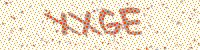
#> input picture png/1.png, 200 x 50 px
$ python -i utils.py   (imports and definitions only)
#> lines starting #> are read from the running program, lines starting #| are printed output that depends on the picture; after the words box and inside, x2 and y2 are one past the last pixel; in counts of white or black regions, pixels touching at a corner belong together
#> further down, picture is the input picture: shape (50, 200, 3); mean B, G, R 204.6, 225.6, 238.2
import cv2
import numpy as np

#openCV 에서는 BGR 순으로 채널 지정
BLUE = 0
GREEN = 1
RED = 2
# 특정한 색상의 모든 단어가 포함된 이미지를 추출합니다.
def get_chars(image, color):
    other_1 = (color + 1) % 3
    other_2 = (color + 2) % 3

    c = image[:, :, other_1] == 255
    image[c] = [0, 0, 0]
    c = image[:, :, other_2] == 255
    image[c] = [0, 0, 0]
    c = image[:, :, color] < 170
    image[c] = [0, 0, 0]
    c = image[:, :, color] != 0
    image[c] = [255, 255, 255]
    return image


def leave_red(image, color):
    other_1 = (color + 1) % 3 #BLUE
    other_2 = (color + 2) % 3 #GREEN

    c = image[:, :, other_1] > 175 #BLUE
    image[c] = [0, 0, 0] #black
    c = image[:, :, other_2] > 175 #GREEN
    image[c] = [0, 0, 0]
    #c = image[:, :, color] < 170
    #image[c] = [0, 0, 0]
    c = image[:, :, color] != 0
    image[c] = [255, 255, 255] #white
    return image

def leave_blue(image, color):
    other_1 = (color + 1) % 3 #GREEN
    other_2 = (color + 2) % 3 #RED

    c = image[:, :, other_1] > 180 #GREEN
    image[c] = [0, 0, 0] #black
    c = image[:, :, other_2] > 185 #RED
    image[c] = [0, 0, 0]
    c = image[:, :, color] > 200
    image[c] = [0, 0, 0]
    c = image[:, :, color] != 0
    image[c] = [255, 255, 255] #white
    return image


# 전체 이미지에서 왼쪽부터 단어별로 이미지를 추출합니다.
def extract_chars(image):
    chars = []
    #colors = [BLUE, GREEN, RED]
    colors = [RED]
    for color in colors:
        image_from_one_color = leave_red(image.copy(), color)
        image_gray = cv2.cvtColor(image_from_one_color, cv2.COLOR_BGR2GRAY)
        ret, thresh = cv2.threshold(image_gray, 127, 255, 0) #cv2.THRESH_BINARY

        # RETR_EXTERNAL 옵션으로 숫자의 외각을 기준으로 분리
        contours, _ = cv2.findContours(thresh, cv2.RETR_EXTERNAL, cv2.CHAIN_APPROX_SIMPLE)
#> this loop made 1 pass
#> pass 1, in leave_red, `c = image[:, :, other_1] > 175`:
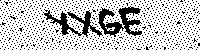
#> c: shape (50, 200) bool; 76.4% white; 972 black regions (970 under 20 px), largest, box (x1, y1, x2, y2) and area: (98, 6, 142, 37) 651, (43, 9, 103, 38) 526
#> pass 1, in leave_red, `c = image[:, :, other_2] > 175`:
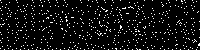
#> c: shape (50, 200) bool; 6.3% white in thin lines or dots
#> pass 1, in leave_red, `c = image[:, :, color] != 0`:
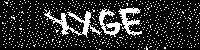
#> c: shape (50, 200) bool; 17.3% white; 649 white regions (646 under 20 px), largest, box (x1, y1, x2, y2) and area: (44, 10, 102, 38) 439, (118, 7, 142, 36) 287, (99, 8, 122, 37) 259
    for contour in contours:
        # 추출된 이미지 크기가 50 이상인 경우만 실제 문자 데이터인 것으로 파악
        area = cv2.contourArea(contour)
        if area > 50:
            x, y, width, height = cv2.boundingRect(contour)
            roi = image_gray[y:y + height, x:x + width]
            chars.append((x, roi, area))
#> this loop made 648 passes
#> (area, x, y, width, height) on passes 497, 521, 535: (306.5, 44, 10, 58, 28), (236, 99, 8, 23, 29), (218, 118, 7, 24, 29)
#> after the loop, chars = 3 items

    chars = sorted(chars, key=lambda char: char[0])
    return chars


# 특정한 이미지를 (20 x 20) 크기로 Scaling 합니다.
def resize20(image):
    resized = cv2.resize(image, (20, 20))
    return resized.reshape(-1, 400).astype(np.float32)

>>> import cv2
>>> picture = cv2.imread('1.png')
>>> result = extract_chars(picture)
#> result = 3 items

$ run again, on png/3.png
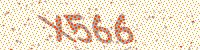
#> input picture png/3.png, 200 x 50 px
#> picture is the input picture: shape (50, 200, 3); mean B, G, R 203.9, 225.1, 238.4
#> the loop in extract_chars, `for color in colors:` made 1 pass
#> pass 1, in leave_red, `c = image[:, :, other_1] > 175`:
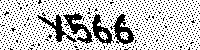
#> c: shape (50, 200) bool; 76% white; 972 black regions (968 under 20 px), largest, box (x1, y1, x2, y2) and area: (63, 12, 93, 44) 332, (113, 14, 135, 45) 314, (37, 14, 77, 43) 284, (91, 13, 114, 45) 276
#> pass 1, in leave_red, `c = image[:, :, color] != 0`:
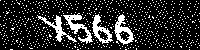
#> c: shape (50, 200) bool; 18% white; 693 white regions (689 under 20 px), largest, box (x1, y1, x2, y2) and area: (63, 13, 93, 44) 283, (114, 14, 134, 45) 262, (37, 15, 77, 43) 243, (92, 14, 113, 44) 238
#> the loop in extract_chars, `for contour in contours:` made 688 passes
#> (area, x, y, width, height) on passes 447, 455, 456, 468: (174.5, 37, 15, 40, 28), (284.5, 114, 14, 20, 31), (251, 92, 14, 21, 30), (213, 63, 13, 30, 31)
#> after the loop in extract_chars, `for contour in contours:`: chars = 4 items

$ run again, on png/4.png
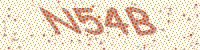
#> input picture png/4.png, 200 x 50 px
#> picture is the input picture: shape (50, 200, 3); mean B, G, R 199.3, 220.5, 236.4
#> the loop in extract_chars, `for color in colors:` made 1 pass
#> pass 1, in leave_red, `c = image[:, :, other_1] > 175`:
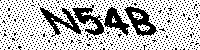
#> c: shape (50, 200) bool; 72.7% white; 901 black regions (897 under 20 px), largest, box (x1, y1, x2, y2) and area: (124, 6, 158, 37) 435, (40, 7, 82, 37) 424, (72, 4, 105, 36) 394, (104, 7, 130, 36) 326
#> pass 1, in leave_red, `c = image[:, :, color] != 0`:
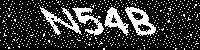
#> c: shape (50, 200) bool; 21.3% white; 628 white regions (624 under 20 px), largest, box (x1, y1, x2, y2) and area: (125, 7, 156, 36) 394, (40, 7, 82, 35) 359, (72, 7, 104, 36) 330, (104, 7, 129, 36) 295
#> the loop in extract_chars, `for contour in contours:` made 626 passes
#> (area, x, width, height) on passes 490, 492, 494, 497: (466, 125, 31, 29), (277.5, 104, 25, 29), (250.5, 72, 32, 29), (274, 40, 42, 28)
#> after the loop in extract_chars, `for contour in contours:`: chars = 4 items
